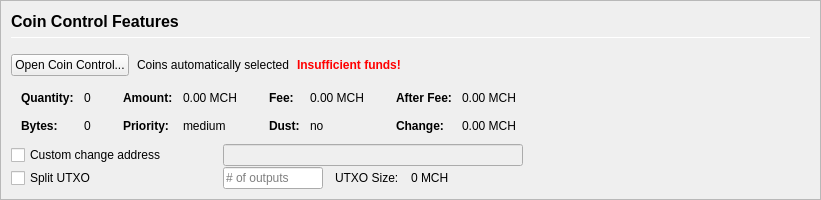
           <widget class="QFrame" name="frameCoinControl">
            <property name="sizePolicy">
             <sizepolicy hsizetype="Expanding" vsizetype="Expanding">
              <horstretch>0</horstretch>
              <verstretch>0</verstretch>
             </sizepolicy>
            </property>
            <property name="maximumSize">
             <size>
              <width>16777215</width>
              <height>16777215</height>
             </size>
            </property>
            <property name="frameShape">
             <enum>QFrame::StyledPanel</enum>
            </property>
            <property name="frameShadow">
             <enum>QFrame::Sunken</enum>
            </property>
            <layout class="QVBoxLayout" name="verticalLayoutCoinControl2">
             <property name="spacing">
              <number>0</number>
             </property>
             <property name="leftMargin">
              <number>0</number>
             </property>
             <property name="topMargin">
              <number>0</number>
             </property>
             <property name="rightMargin">
              <number>0</number>
             </property>
             <property name="bottomMargin">
              <number>0</number>
             </property>
             <item>
              <widget class="QFrame" name="frameCoinControl_BG">
               <layout class="QVBoxLayout" name="verticalLayoutCoinControl" stretch="0,0,0,0,0,0">
                <property name="spacing">
                 <number>1</number>
                </property>
                <property name="leftMargin">
                 <number>10</number>
                </property>
                <property name="topMargin">
                 <number>10</number>
                </property>
                <item>
                 <layout class="QHBoxLayout" name="horizontalLayoutCoinControl1">
                  <property name="bottomMargin">
                   <number>15</number>
                  </property>
                  <item>
                   <layout class="QVBoxLayout" name="verticalLayout_3">
                    <property name="spacing">
                     <number>6</number>
                    </property>
                    <item>
                     <widget class="QLabel" name="labelCoinControlFeatures">
                      <property name="sizePolicy">
                       <sizepolicy hsizetype="Preferred" vsizetype="Maximum">
                        <horstretch>0</horstretch>
                        <verstretch>0</verstretch>
                       </sizepolicy>
                      </property>
                      <property name="minimumSize">
                       <size>
                        <width>0</width>
                        <height>20</height>
                       </size>
                      </property>
                      <property name="font">
                       <font>
                        <pointsize>12</pointsize>
                        <weight>75</weight>
                        <bold>true</bold>
                       </font>
                      </property>
                      <property name="styleSheet">
                       <string notr="true">font-weight:bold;</string>
                      </property>
                      <property name="text">
                       <string>Coin Control Features</string>
                      </property>
                     </widget>
                    </item>
                    <item>
                     <widget class="Line" name="line">
                      <property name="minimumSize">
                       <size>
                        <width>0</width>
                        <height>1</height>
                       </size>
                      </property>
                      <property name="maximumSize">
                       <size>
                        <width>16777215</width>
                        <height>1</height>
                       </size>
                      </property>
                      <property name="orientation">
                       <enum>Qt::Horizontal</enum>
                      </property>
                     </widget>
                    </item>
                   </layout>
                  </item>
                 </layout>
                </item>
                <item>
                 <layout class="QHBoxLayout" name="horizontalLayoutCoinControl2" stretch="0,0,0,0">
                  <property name="spacing">
                   <number>8</number>
                  </property>
                  <property name="bottomMargin">
                   <number>10</number>
                  </property>
                  <item>
                   <widget class="QPushButton" name="pushButtonCoinControl">
                    <property name="styleSheet">
                     <string notr="true"/>
                    </property>
                    <property name="text">
                     <string>Open Coin Control...</string>
                    </property>
                    <property name="autoDefault">
                     <bool>false</bool>
                    </property>
                   </widget>
                  </item>
                  <item>
                   <widget class="QLabel" name="labelCoinControlAutomaticallySelected">
                    <property name="text">
                     <string>Coins automatically selected</string>
                    </property>
                    <property name="margin">
                     <number>5</number>
                    </property>
                   </widget>
                  </item>
                  <item>
                   <widget class="QLabel" name="labelCoinControlInsuffFunds">
                    <property name="font">
                     <font>
                      <weight>75</weight>
                      <bold>true</bold>
                     </font>
                    </property>
                    <property name="styleSheet">
                     <string notr="true">color:red;font-weight:bold;</string>
                    </property>
                    <property name="text">
                     <string>Insufficient funds!</string>
                    </property>
                    <property name="margin">
                     <number>5</number>
                    </property>
                   </widget>
                  </item>
                  <item>
                   <spacer name="horizontalSpacerCoinControl">
                    <property name="orientation">
                     <enum>Qt::Horizontal</enum>
                    </property>
                    <property name="sizeHint" stdset="0">
                     <size>
                      <width>40</width>
                      <height>1</height>
                     </size>
                    </property>
                   </spacer>
                  </item>
                 </layout>
                </item>
                <item>
                 <widget class="QWidget" name="widgetCoinControl" native="true">
                  <property name="sizePolicy">
                   <sizepolicy hsizetype="Preferred" vsizetype="Preferred">
                    <horstretch>0</horstretch>
                    <verstretch>0</verstretch>
                   </sizepolicy>
                  </property>
                  <property name="minimumSize">
                   <size>
                    <width>0</width>
                    <height>0</height>
                   </size>
                  </property>
                  <property name="styleSheet">
                   <string notr="true"/>
                  </property>
                  <layout class="QHBoxLayout" name="horizontalLayoutCoinControl5">
                   <property name="leftMargin">
                    <number>0</number>
                   </property>
                   <property name="topMargin">
                    <number>0</number>
                   </property>
                   <property name="rightMargin">
                    <number>0</number>
                   </property>
                   <property name="bottomMargin">
                    <number>0</number>
                   </property>
                   <item>
                    <layout class="QHBoxLayout" name="horizontalLayoutCoinControl3" stretch="0,0,0,1">
                     <property name="spacing">
                      <number>20</number>
                     </property>
                     <property name="topMargin">
                      <number>0</number>
                     </property>
                     <property name="bottomMargin">
                      <number>10</number>
                     </property>
                     <item>
                      <layout class="QFormLayout" name="formLayoutCoinControl1">
                       <property name="horizontalSpacing">
                        <number>10</number>
                       </property>
                       <property name="verticalSpacing">
                        <number>14</number>
                       </property>
                       <property name="leftMargin">
                        <number>10</number>
                       </property>
                       <property name="topMargin">
                        <number>4</number>
                       </property>
                       <property name="rightMargin">
                        <number>6</number>
                       </property>
                       <item row="0" column="0">
                        <widget class="QLabel" name="labelCoinControlQuantityText">
                         <property name="font">
                          <font>
                           <weight>75</weight>
                           <bold>true</bold>
                          </font>
                         </property>
                         <property name="text">
                          <string>Quantity:</string>
                         </property>
                         <property name="margin">
                          <number>0</number>
                         </property>
                        </widget>
                       </item>
                       <item row="0" column="1">
                        <widget class="QLabel" name="labelCoinControlQuantity">
                         <property name="cursor">
                          <cursorShape>IBeamCursor</cursorShape>
                         </property>
                         <property name="contextMenuPolicy">
                          <enum>Qt::ActionsContextMenu</enum>
                         </property>
                         <property name="text">
                          <string notr="true">0</string>
                         </property>
                         <property name="margin">
                          <number>0</number>
                         </property>
                         <property name="textInteractionFlags">
                          <set>Qt::LinksAccessibleByMouse|Qt::TextSelectableByKeyboard|Qt::TextSelectableByMouse</set>
                         </property>
                        </widget>
                       </item>
                       <item row="1" column="0">
                        <widget class="QLabel" name="labelCoinControlBytesText">
                         <property name="font">
                          <font>
                           <weight>75</weight>
                           <bold>true</bold>
                          </font>
                         </property>
                         <property name="text">
                          <string>Bytes:</string>
                         </property>
                        </widget>
                       </item>
                       <item row="1" column="1">
                        <widget class="QLabel" name="labelCoinControlBytes">
                         <property name="cursor">
                          <cursorShape>IBeamCursor</cursorShape>
                         </property>
                         <property name="contextMenuPolicy">
                          <enum>Qt::ActionsContextMenu</enum>
                         </property>
                         <property name="text">
                          <string notr="true">0</string>
                         </property>
                         <property name="textInteractionFlags">
                          <set>Qt::LinksAccessibleByMouse|Qt::TextSelectableByKeyboard|Qt::TextSelectableByMouse</set>
                         </property>
                        </widget>
                       </item>
                      </layout>
                     </item>
                     <item>
                      <layout class="QFormLayout" name="formLayoutCoinControl2">
                       <property name="horizontalSpacing">
                        <number>10</number>
                       </property>
                       <property name="verticalSpacing">
                        <number>14</number>
                       </property>
                       <property name="leftMargin">
                        <number>6</number>
                       </property>
                       <property name="topMargin">
                        <number>4</number>
                       </property>
                       <property name="rightMargin">
                        <number>6</number>
                       </property>
                       <item row="0" column="0">
                        <widget class="QLabel" name="labelCoinControlAmountText">
                         <property name="font">
                          <font>
                           <weight>75</weight>
                           <bold>true</bold>
                          </font>
                         </property>
                         <property name="text">
                          <string>Amount:</string>
                         </property>
                         <property name="margin">
                          <number>0</number>
                         </property>
                        </widget>
                       </item>
                       <item row="0" column="1">
                        <widget class="QLabel" name="labelCoinControlAmount">
                         <property name="cursor">
                          <cursorShape>IBeamCursor</cursorShape>
                         </property>
                         <property name="contextMenuPolicy">
                          <enum>Qt::ActionsContextMenu</enum>
                         </property>
                         <property name="text">
                          <string notr="true">0.00 MCH</string>
                         </property>
                         <property name="textInteractionFlags">
                          <set>Qt::LinksAccessibleByMouse|Qt::TextSelectableByKeyboard|Qt::TextSelectableByMouse</set>
                         </property>
                        </widget>
                       </item>
                       <item row="1" column="0">
                        <widget class="QLabel" name="labelCoinControlPriorityText">
                         <property name="font">
                          <font>
                           <weight>75</weight>
                           <bold>true</bold>
                          </font>
                         </property>
                         <property name="text">
                          <string>Priority:</string>
                         </property>
                        </widget>
                       </item>
                       <item row="1" column="1">
                        <widget class="QLabel" name="labelCoinControlPriority">
                         <property name="cursor">
                          <cursorShape>IBeamCursor</cursorShape>
                         </property>
                         <property name="contextMenuPolicy">
                          <enum>Qt::ActionsContextMenu</enum>
                         </property>
                         <property name="text">
                          <string>medium</string>
                         </property>
                         <property name="textInteractionFlags">
                          <set>Qt::LinksAccessibleByMouse|Qt::TextSelectableByKeyboard|Qt::TextSelectableByMouse</set>
                         </property>
                        </widget>
                       </item>
                      </layout>
                     </item>
                     <item>
                      <layout class="QFormLayout" name="formLayoutCoinControl3">
                       <property name="horizontalSpacing">
                        <number>10</number>
                       </property>
                       <property name="verticalSpacing">
                        <number>14</number>
                       </property>
                       <property name="leftMargin">
                        <number>6</number>
                       </property>
                       <property name="topMargin">
                        <number>4</number>
                       </property>
                       <property name="rightMargin">
                        <number>6</number>
                       </property>
                       <item row="0" column="0">
                        <widget class="QLabel" name="labelCoinControlFeeText">
                         <property name="font">
                          <font>
                           <weight>75</weight>
                           <bold>true</bold>
                          </font>
                         </property>
                         <property name="text">
                          <string>Fee:</string>
                         </property>
                         <property name="margin">
                          <number>0</number>
                         </property>
                        </widget>
                       </item>
                       <item row="0" column="1">
                        <widget class="QLabel" name="labelCoinControlFee">
                         <property name="cursor">
                          <cursorShape>IBeamCursor</cursorShape>
                         </property>
                         <property name="contextMenuPolicy">
                          <enum>Qt::ActionsContextMenu</enum>
                         </property>
                         <property name="text">
                          <string notr="true">0.00 MCH</string>
                         </property>
                         <property name="textInteractionFlags">
                          <set>Qt::LinksAccessibleByMouse|Qt::TextSelectableByKeyboard|Qt::TextSelectableByMouse</set>
                         </property>
                        </widget>
                       </item>
                       <item row="1" column="0">
                        <widget class="QLabel" name="labelCoinControlLowOutputText">
                         <property name="font">
                          <font>
                           <weight>75</weight>
                           <bold>true</bold>
                          </font>
                         </property>
                         <property name="text">
                          <string>Dust:</string>
                         </property>
                        </widget>
                       </item>
                       <item row="1" column="1">
                        <widget class="QLabel" name="labelCoinControlLowOutput">
                         <property name="cursor">
                          <cursorShape>IBeamCursor</cursorShape>
                         </property>
                         <property name="contextMenuPolicy">
                          <enum>Qt::ActionsContextMenu</enum>
                         </property>
                         <property name="text">
                          <string>no</string>
                         </property>
                         <property name="textInteractionFlags">
                          <set>Qt::LinksAccessibleByMouse|Qt::TextSelectableByKeyboard|Qt::TextSelectableByMouse</set>
                         </property>
                        </widget>
                       </item>
                      </layout>
                     </item>
                     <item>
                      <layout class="QFormLayout" name="formLayoutCoinControl4">
                       <property name="horizontalSpacing">
                        <number>10</number>
                       </property>
                       <property name="verticalSpacing">
                        <number>14</number>
                       </property>
                       <property name="leftMargin">
                        <number>6</number>
                       </property>
                       <property name="topMargin">
                        <number>4</number>
                       </property>
                       <property name="rightMargin">
                        <number>6</number>
                       </property>
                       <item row="0" column="0">
                        <widget class="QLabel" name="labelCoinControlAfterFeeText">
                         <property name="font">
                          <font>
                           <weight>75</weight>
                           <bold>true</bold>
                          </font>
                         </property>
                         <property name="text">
                          <string>After Fee:</string>
                         </property>
                         <property name="margin">
                          <number>0</number>
                         </property>
                        </widget>
                       </item>
                       <item row="0" column="1">
                        <widget class="QLabel" name="labelCoinControlAfterFee">
                         <property name="cursor">
                          <cursorShape>IBeamCursor</cursorShape>
                         </property>
                         <property name="contextMenuPolicy">
                          <enum>Qt::ActionsContextMenu</enum>
                         </property>
                         <property name="text">
                          <string notr="true">0.00 MCH</string>
                         </property>
                         <property name="textInteractionFlags">
                          <set>Qt::LinksAccessibleByMouse|Qt::TextSelectableByKeyboard|Qt::TextSelectableByMouse</set>
                         </property>
                        </widget>
                       </item>
                       <item row="1" column="0">
                        <widget class="QLabel" name="labelCoinControlChangeText">
                         <property name="font">
                          <font>
                           <weight>75</weight>
                           <bold>true</bold>
                          </font>
                         </property>
                         <property name="text">
                          <string>Change:</string>
                         </property>
                        </widget>
                       </item>
                       <item row="1" column="1">
                        <widget class="QLabel" name="labelCoinControlChange">
                         <property name="cursor">
                          <cursorShape>IBeamCursor</cursorShape>
                         </property>
                         <property name="contextMenuPolicy">
                          <enum>Qt::ActionsContextMenu</enum>
                         </property>
                         <property name="text">
                          <string notr="true">0.00 MCH</string>
                         </property>
                         <property name="textInteractionFlags">
                          <set>Qt::LinksAccessibleByMouse|Qt::TextSelectableByKeyboard|Qt::TextSelectableByMouse</set>
                         </property>
                        </widget>
                       </item>
                      </layout>
                     </item>
                    </layout>
                   </item>
                  </layout>
                 </widget>
                </item>
                <item>
                 <layout class="QHBoxLayout" name="horizontalLayoutCoinControl4">
                  <property name="spacing">
                   <number>12</number>
                  </property>
                  <property name="sizeConstraint">
                   <enum>QLayout::SetDefaultConstraint</enum>
                  </property>
                  <property name="topMargin">
                   <number>0</number>
                  </property>
                  <property name="rightMargin">
                   <number>0</number>
                  </property>
                  <item>
                   <widget class="QCheckBox" name="checkBoxCoinControlChange">
                    <property name="sizePolicy">
                     <sizepolicy hsizetype="Preferred" vsizetype="Preferred">
                      <horstretch>0</horstretch>
                      <verstretch>0</verstretch>
                     </sizepolicy>
                    </property>
                    <property name="minimumSize">
                     <size>
                      <width>200</width>
                      <height>0</height>
                     </size>
                    </property>
                    <property name="maximumSize">
                     <size>
                      <width>200</width>
                      <height>16777215</height>
                     </size>
                    </property>
                    <property name="toolTip">
                     <string>If this is activated, but the change address is empty or invalid, change will be sent to a newly generated address.</string>
                    </property>
                    <property name="text">
                     <string>Custom change address</string>
                    </property>
                   </widget>
                  </item>
                  <item>
                   <widget class="QValidatedLineEdit" name="lineEditCoinControlChange">
                    <property name="enabled">
                     <bool>false</bool>
                    </property>
                    <property name="sizePolicy">
                     <sizepolicy hsizetype="Preferred" vsizetype="Preferred">
                      <horstretch>0</horstretch>
                      <verstretch>0</verstretch>
                     </sizepolicy>
                    </property>
                    <property name="minimumSize">
                     <size>
                      <width>300</width>
                      <height>0</height>
                     </size>
                    </property>
                   </widget>
                  </item>
                  <item>
                   <widget class="QLabel" name="labelCoinControlChangeLabel">
                    <property name="sizePolicy">
                     <sizepolicy hsizetype="Preferred" vsizetype="Preferred">
                      <horstretch>0</horstretch>
                      <verstretch>0</verstretch>
                     </sizepolicy>
                    </property>
                    <property name="minimumSize">
                     <size>
                      <width>100</width>
                      <height>0</height>
                     </size>
                    </property>
                    <property name="text">
                     <string/>
                    </property>
                    <property name="margin">
                     <number>3</number>
                    </property>
                   </widget>
                  </item>
                 </layout>
                </item>
                <item>
                 <layout class="QHBoxLayout" name="horizontalLayoutCoinControl6">
                  <property name="spacing">
                   <number>12</number>
                  </property>
                  <property name="rightMargin">
                   <number>0</number>
                  </property>
                  <item>
                   <widget class="QCheckBox" name="splitBlockCheckBox">
                    <property name="sizePolicy">
                     <sizepolicy hsizetype="Preferred" vsizetype="Preferred">
                      <horstretch>0</horstretch>
                      <verstretch>0</verstretch>
                     </sizepolicy>
                    </property>
                    <property name="minimumSize">
                     <size>
                      <width>200</width>
                      <height>0</height>
                     </size>
                    </property>
                    <property name="maximumSize">
                     <size>
                      <width>200</width>
                      <height>16777215</height>
                     </size>
                    </property>
                    <property name="text">
                     <string>Split UTXO</string>
                    </property>
                   </widget>
                  </item>
                  <item>
                   <widget class="QLineEdit" name="splitBlockLineEdit">
                    <property name="sizePolicy">
                     <sizepolicy hsizetype="Preferred" vsizetype="Preferred">
                      <horstretch>50</horstretch>
                      <verstretch>0</verstretch>
                     </sizepolicy>
                    </property>
                    <property name="minimumSize">
                     <size>
                      <width>100</width>
                      <height>0</height>
                     </size>
                    </property>
                    <property name="maximumSize">
                     <size>
                      <width>100</width>
                      <height>16777215</height>
                     </size>
                    </property>
                    <property name="placeholderText">
                     <string># of outputs</string>
                    </property>
                   </widget>
                  </item>
                  <item>
                   <widget class="QLabel" name="labelBlockSizeText">
                    <property name="text">
                     <string>UTXO Size:</string>
                    </property>
                   </widget>
                  </item>
                  <item>
                   <widget class="QLabel" name="labelBlockSize">
                    <property name="text">
                     <string>0 MCH</string>
                    </property>
                   </widget>
                  </item>
                  <item>
                   <spacer name="horizontalSpacer_7">
                    <property name="orientation">
                     <enum>Qt::Horizontal</enum>
                    </property>
                    <property name="sizeHint" stdset="0">
                     <size>
                      <width>40</width>
                      <height>20</height>
                     </size>
                    </property>
                   </spacer>
                  </item>
                 </layout>
                </item>
                <item>
                 <spacer name="verticalSpacerCoinControl">
                  <property name="orientation">
                   <enum>Qt::Vertical</enum>
                  </property>
                  <property name="sizeHint" stdset="0">
                   <size>
                    <width>800</width>
                    <height>1</height>
                   </size>
                  </property>
                 </spacer>
                </item>
               </layout>
              </widget>
             </item>
            </layout>
           </widget>
